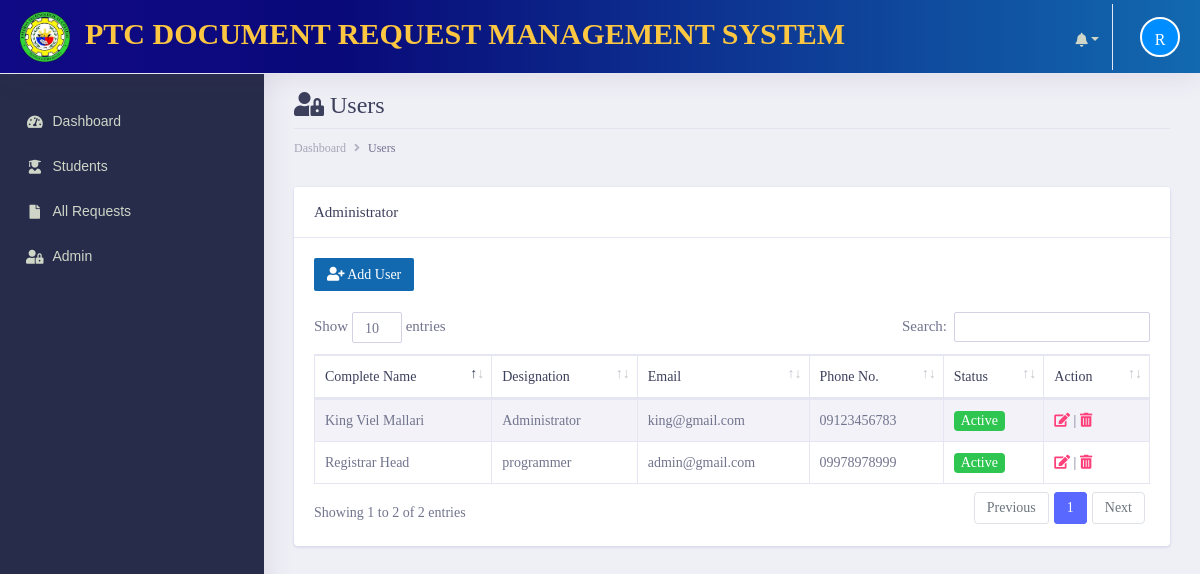
Before: /admin/documents/all-users.php (signed in) with the older database file.
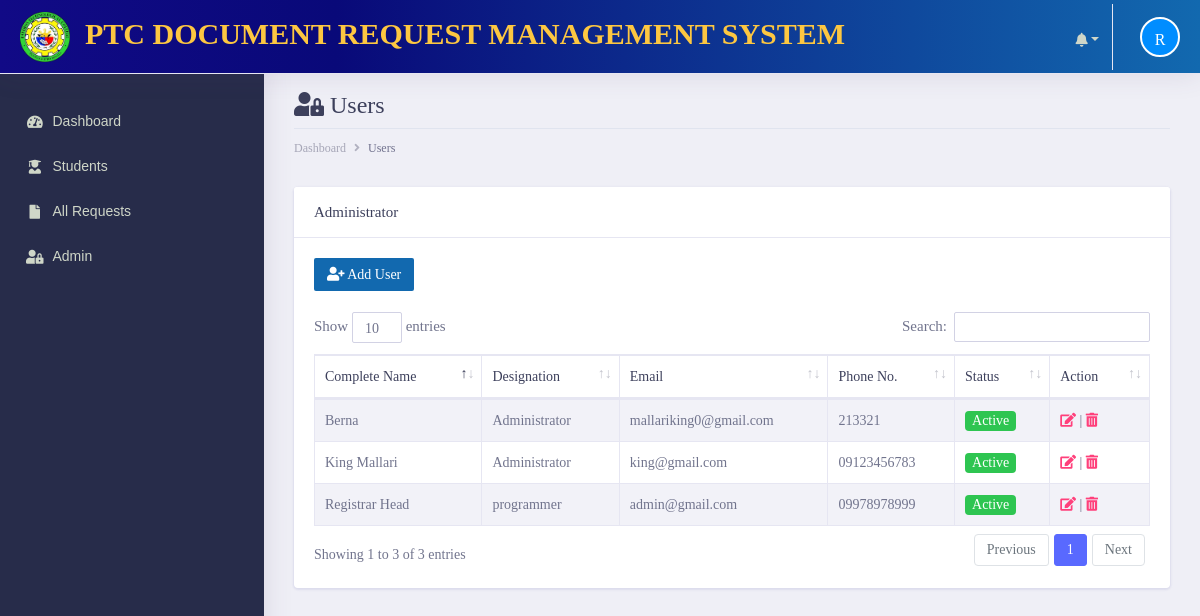
After: the same page with the newer database file.
### tables this page shows
CREATE TABLE `tbl_usermanagement` (
  `user_id` int(11) NOT NULL,
  `complete_name` varchar(255) NOT NULL,
  `desgination` varchar(255) NOT NULL,
  `email_address` varchar(255) NOT NULL,
  `phone_number` varchar(255) NOT NULL,
  `username` varchar(255) NOT NULL,
  `password` varchar(255) NOT NULL,
  `status` text NOT NULL,
  `role` varchar(255) NOT NULL
);

### admin/init/model/class_model.php (called while the page is built, shortened)
<?php
	class class_model{
		public $host = db_host;
		public $user = db_user;
		public $pass = db_pass;
		public $dbname = db_name;
		public $conn;
		private function connect(){
			$this->conn = new mysqli($this->host, $this->user, $this->pass, $this->dbname);
		}
	    public function fetchAll_user(){
            $sql = "SELECT * FROM  tbl_usermanagement";
				$stmt = $this->conn->prepare($sql);
				$stmt->execute();
				$result = $stmt->get_result();
		        $data = array();
		         while ($row = $result->fetch_assoc()) {
		                   $data[] = $row;
		            }
		         return $data;
		  }
	}
?>

### admin/documents/all-users.php (the view, shortened to what the changed rows need)
       <?php include('main_header/header.php');?>
        <div class="dashboard-wrapper">
            <div class="container-fluid  dashboard-content">
                <div class="row">
                    <div class="col-xl-12 col-lg-12 col-md-12 col-sm-12 col-12">
                        <div class="page-header">
                             <h2 class="pageheader-title"><i class="fa fa-fw fa-user-lock"></i> Users </h2>
                        </div>
                    </div>
                </div>
                    <div class="row">
                        <div class="col-xl-12 col-lg-12 col-md-12 col-sm-12 col-12">
                            <div class="card">
                                <div class="card-body">
                                    <div class="table-responsive">
                                        <a href="select-designation.php" class="btn btn-sm" style="background-color:#1269AF !important; color:white"><i class="fa fa-fw fa-user-plus"></i> Add User</a><br><br>
                                        <table class="table table-striped table-bordered first">
                                            <thead>
                                                <tr>
                                                    <th scope="col">Complete Name</th>
                                                    <th scope="col">Designation</th>
                                                    <th scope="col">Email</th>
                                                    <th scope="col">Phone No.</th>
                                                    <th scope="col">Status</th>
                                                    <th scope="col">Action</th>
                                                </tr>
                                            </thead>
                                            <tbody>
                                             <?php
                                                $conn = new class_model();
                                                $user = $conn->fetchAll_user();
                                               ?>
                                               <?php foreach ($user as $row) { ?>
                                                <tr>
                                                    <td><?= $row['complete_name']; ?></td>
                                                    <td><?= $row['desgination']; ?></td>
                                                    <td><?= $row['email_address']; ?></td>
                                                    <td><?= $row['phone_number']; ?></td>
                                                    <td>
                                                     <?php
                                                      if($row['status'] === 'Active'){
                                                         echo '<span class="badge bg-success text-white">Active</span>';
                                                         }else if($row['status'] === 'Inactive'){
                                                         echo '<span class="badge bg-danger text-white">Inactive</span>';
                                                       }
                                                      ?>
                                                    </td>
                                                    <td class="align-right">
                                                        <a href="edit-user.php?user=<?= $row['user_id']; ?>&full-name=<?php echo $row['complete_name']; ?>" class="text-secondary font-weight-bold text-xs" data-toggle="tooltip" data-original-title="Edit user">
                                                          <i class="fa fa-edit"></i>
                                                        </a> |
                                                        <a href="javascript:;" data-id="<?= $row['user_id']; ?>" class="text-secondary font-weight-bold text-xs delete" data-toggle="tooltip" data-original-title="Edit user">
                                                          <i class="fa fa-trash-alt"></i>
                                                        </a>
                                                      </td>
                                                </tr>
                                             <?php } ?>
                                            </tbody>
                                        </table>
                                    </div>
                                </div>
                            </div>
                        </div>
                    </div>
            </div>
        </div>
    </div>
</body>
</html>

Changed rows visible on the page:
changed tbl_usermanagement "king@gmail.com": complete_name "King Viel Mallari" → "King Mallari"
added tbl_usermanagement: complete_name "Berna", desgination "Administrator", email_address "mallariking0@gmail.com", phone_number "213321", status "Active"
Other visible differences:
text written by a page script: "Show entries Search: Showing 1 to 2 of 2 entries Previous 1 Next" → "Show entries Search: Showing 1 to 3 of 3 entries Previous 1 Next"
